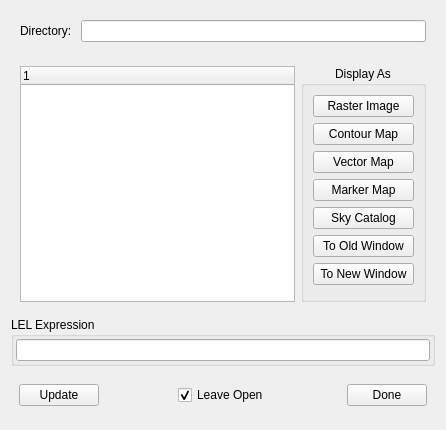
<?xml version="1.0" encoding="UTF-8"?>
<ui version="4.0">
 <author>Honglin Ye, National Radio Astronomy Observatory</author>
 <class>QtDataManager</class>
 <widget class="QWidget" name="QtDataManager">
  <property name="geometry">
   <rect>
    <x>0</x>
    <y>0</y>
    <width>446</width>
    <height>430</height>
   </rect>
  </property>
  <property name="maximumSize">
   <size>
    <width>99999</width>
    <height>99999</height>
   </size>
  </property>
  <property name="windowTitle">
   <string>Load Data -- Viewer</string>
  </property>
  <layout class="QVBoxLayout">
   <item>
    <widget class="QFrame" name="topFrame_">
     <property name="frameShape">
      <enum>QFrame::NoFrame</enum>
     </property>
     <property name="frameShadow">
      <enum>QFrame::Raised</enum>
     </property>
     <layout class="QHBoxLayout">
      <item>
       <widget class="QLabel" name="dirLabel_">
        <property name="text">
         <string>Directory: </string>
        </property>
       </widget>
      </item>
      <item>
       <widget class="QLineEdit" name="dirLineEdit_"/>
      </item>
     </layout>
    </widget>
   </item>
   <item>
    <widget class="QFrame" name="midFrame_">
     <property name="sizePolicy">
      <sizepolicy hsizetype="Expanding" vsizetype="Expanding">
       <horstretch>0</horstretch>
       <verstretch>2</verstretch>
      </sizepolicy>
     </property>
     <property name="frameShape">
      <enum>QFrame::NoFrame</enum>
     </property>
     <property name="frameShadow">
      <enum>QFrame::Raised</enum>
     </property>
     <layout class="QHBoxLayout">
      <item>
       <widget class="QTreeWidget" name="treeWidget_">
        <property name="minimumSize">
         <size>
          <width>250</width>
          <height>140</height>
         </size>
        </property>
        <property name="indentation">
         <number>16</number>
        </property>
        <column>
         <property name="text">
          <string>1</string>
         </property>
        </column>
       </widget>
      </item>
      <item>
       <widget class="QGroupBox" name="displayGroupBox_">
        <property name="sizePolicy">
         <sizepolicy hsizetype="Fixed" vsizetype="Expanding">
          <horstretch>0</horstretch>
          <verstretch>0</verstretch>
         </sizepolicy>
        </property>
        <property name="minimumSize">
         <size>
          <width>125</width>
          <height>165</height>
         </size>
        </property>
        <property name="title">
         <string>Display As</string>
        </property>
        <property name="alignment">
         <set>Qt::AlignHCenter</set>
        </property>
        <layout class="QVBoxLayout">
         <item>
          <widget class="QPushButton" name="rasterButton_">
           <property name="text">
            <string>Raster Image</string>
           </property>
          </widget>
         </item>
         <item>
          <widget class="QPushButton" name="contourButton_">
           <property name="text">
            <string>Contour Map</string>
           </property>
          </widget>
         </item>
         <item>
          <widget class="QPushButton" name="vectorButton_">
           <property name="text">
            <string>Vector Map</string>
           </property>
          </widget>
         </item>
         <item>
          <widget class="QPushButton" name="markerButton_">
           <property name="text">
            <string>Marker Map</string>
           </property>
          </widget>
         </item>
         <item>
          <widget class="QPushButton" name="catalogButton_">
           <property name="text">
            <string>Sky Catalog</string>
           </property>
          </widget>
         </item>
         <item>
          <widget class="QPushButton" name="oldPanelButton_">
           <property name="text">
            <string>To Old Window</string>
           </property>
          </widget>
         </item>
         <item>
          <widget class="QPushButton" name="newPanelButton_">
           <property name="text">
            <string>To New Window</string>
           </property>
          </widget>
         </item>
         <item>
          <spacer>
           <property name="orientation">
            <enum>Qt::Vertical</enum>
           </property>
           <property name="sizeHint" stdset="0">
            <size>
             <width>20</width>
             <height>40</height>
            </size>
           </property>
          </spacer>
         </item>
        </layout>
       </widget>
      </item>
     </layout>
    </widget>
   </item>
   <item>
    <widget class="QGroupBox" name="lelGB_">
     <property name="title">
      <string>LEL Expression</string>
     </property>
     <property name="flat">
      <bool>false</bool>
     </property>
     <property name="checkable">
      <bool>false</bool>
     </property>
     <layout class="QVBoxLayout">
      <property name="margin">
       <number>2</number>
      </property>
      <item>
       <widget class="casa::QtLELEdit" name="lelEdit_"/>
      </item>
     </layout>
    </widget>
   </item>
   <item>
    <widget class="QFrame" name="bottomFrame_">
     <property name="frameShape">
      <enum>QFrame::NoFrame</enum>
     </property>
     <property name="frameShadow">
      <enum>QFrame::Raised</enum>
     </property>
     <layout class="QHBoxLayout">
      <property name="margin">
       <number>8</number>
      </property>
      <item>
       <widget class="QPushButton" name="updateButton_">
        <property name="text">
         <string>Update</string>
        </property>
       </widget>
      </item>
      <item>
       <spacer>
        <property name="orientation">
         <enum>Qt::Horizontal</enum>
        </property>
        <property name="sizeHint" stdset="0">
         <size>
          <width>16</width>
          <height>31</height>
         </size>
        </property>
       </spacer>
      </item>
      <item>
       <widget class="QCheckBox" name="leaveOpen_">
        <property name="text">
         <string>Leave Open</string>
        </property>
        <property name="checked">
         <bool>true</bool>
        </property>
       </widget>
      </item>
      <item>
       <spacer>
        <property name="orientation">
         <enum>Qt::Horizontal</enum>
        </property>
        <property name="sizeHint" stdset="0">
         <size>
          <width>40</width>
          <height>20</height>
         </size>
        </property>
       </spacer>
      </item>
      <item>
       <widget class="QPushButton" name="cancelButton_">
        <property name="text">
         <string>Done</string>
        </property>
       </widget>
      </item>
     </layout>
    </widget>
   </item>
  </layout>
 </widget>
 <customwidgets>
  <customwidget>
   <class>casa::QtLELEdit</class>
   <extends>QLineEdit</extends>
   <header>display/QtViewer/QtLELEdit.qo.h</header>
  </customwidget>
 </customwidgets>
 <tabstops>
  <tabstop>dirLineEdit_</tabstop>
  <tabstop>treeWidget_</tabstop>
  <tabstop>rasterButton_</tabstop>
  <tabstop>contourButton_</tabstop>
  <tabstop>vectorButton_</tabstop>
  <tabstop>markerButton_</tabstop>
  <tabstop>catalogButton_</tabstop>
 </tabstops>
 <resources/>
 <connections>
  <connection>
   <sender>cancelButton_</sender>
   <signal>clicked()</signal>
   <receiver>QtDataManager</receiver>
   <slot>close()</slot>
   <hints>
    <hint type="sourcelabel">
     <x>370</x>
     <y>286</y>
    </hint>
    <hint type="destinationlabel">
     <x>376</x>
     <y>293</y>
    </hint>
   </hints>
  </connection>
  <connection>
   <sender>updateButton_</sender>
   <signal>clicked()</signal>
   <receiver>treeWidget_</receiver>
   <slot>reset()</slot>
   <hints>
    <hint type="sourcelabel">
     <x>186</x>
     <y>286</y>
    </hint>
    <hint type="destinationlabel">
     <x>133</x>
     <y>144</y>
    </hint>
   </hints>
  </connection>
  <connection>
   <sender>dirLineEdit_</sender>
   <signal>returnPressed()</signal>
   <receiver>treeWidget_</receiver>
   <slot>reset()</slot>
   <hints>
    <hint type="sourcelabel">
     <x>203</x>
     <y>24</y>
    </hint>
    <hint type="destinationlabel">
     <x>204</x>
     <y>65</y>
    </hint>
   </hints>
  </connection>
 </connections>
</ui>
